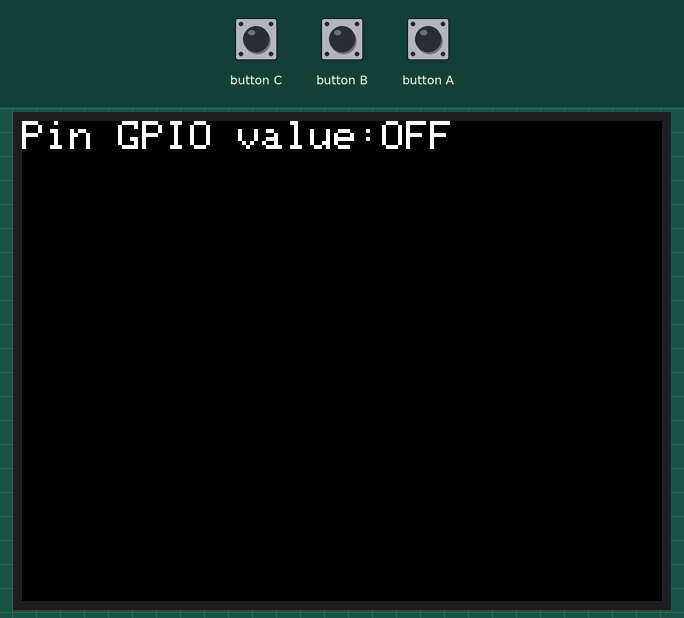
Recording of a sketch running on a simulated ESP32. Parts: 320×240 colour display. The test bench sets the inputs (shaded band).

Above: at 1.3 s.
1.4 s: button A pressed for 0.3 s
At 2.0 s:
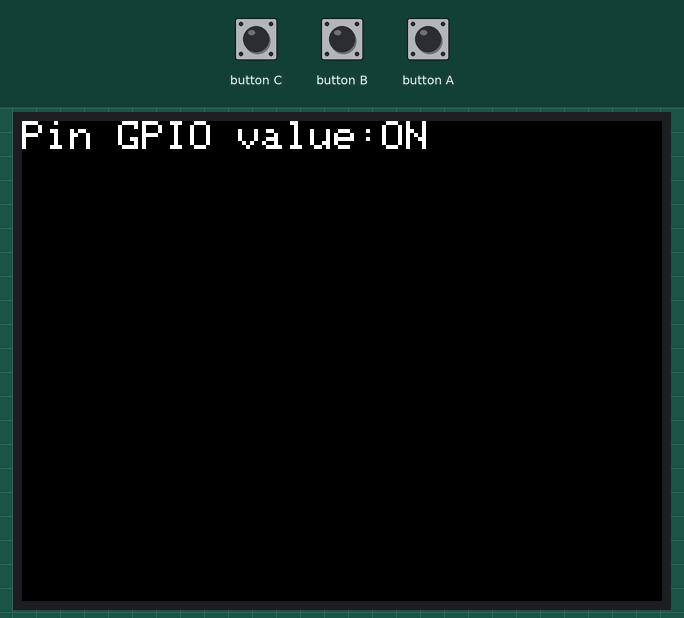
Timing chart, 0 to 4.4 s (numbered marks = the images above; inputs shaded):
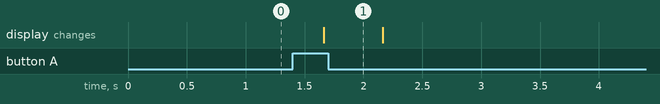

Measured:
- after the input at 1.4 s, the display: changes after 0.26 s (image 1)

The sketch:

ejemploESP32_-_tema2_-_pag18.ino
```cpp
#include <M5Stack.h>

uint8_t PinGPIO = 39;
void setup() {
  // put your setup code here, to run once:
  M5.begin();
  M5.Lcd.setTextSize(2);
  M5.Lcd.print("Pin GPIO value: ");
  pinMode(PinGPIO, INPUT); // INPUT_PULLDOWN
}

void loop() {
  // put your main code here, to run repeatedly:

  M5.Lcd.setCursor(180,0);
  if(digitalRead(PinGPIO)){
    M5.Lcd.print("ON ");
  }else{
    M5.Lcd.print("OFF");
  };
  delay(500);
  M5.update();
}
```
